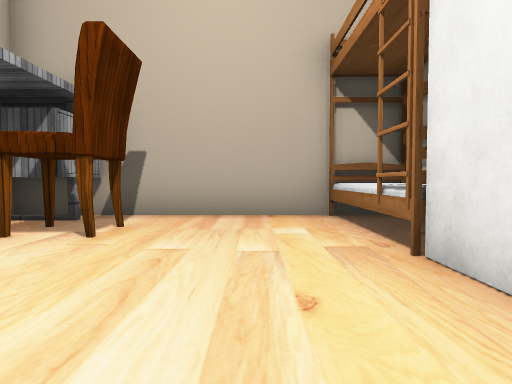
[1] (above)

19 first-person views from a walk through a 3-D level made in the Unity game engine. The camera is 1.2 m above the floor, tilts 2° down and sees 75° across. The floor is counted in squares, 2 m on a side. Each view is taken from the middle of a square. On the plan, view 1 faces up. The plan holds only what a view shows up to about 10 squares ahead; the rest is blank. The place goes on beyond the plan. The player character is not drawn. Door leaves are left out, so doorways stand open. Some surface patterns are stand-ins.

[2]
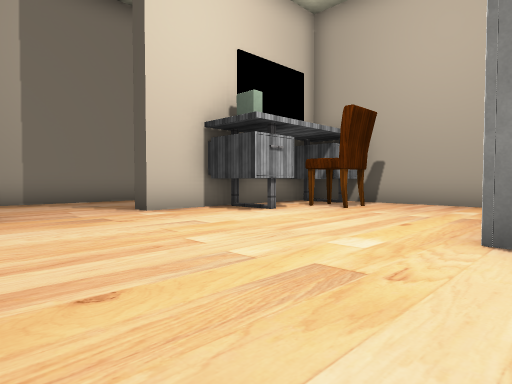

[3]
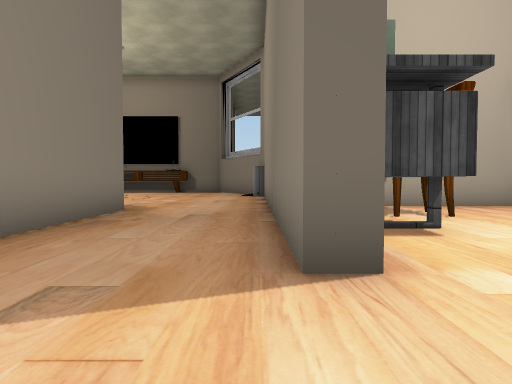

[4]
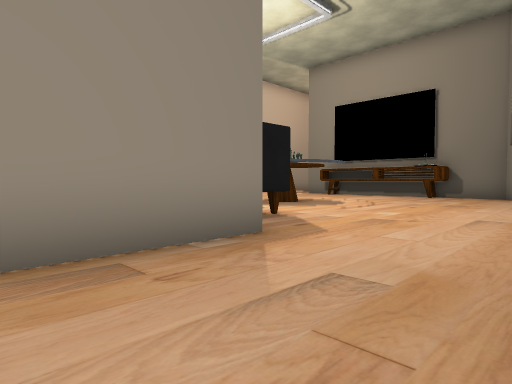

[5]
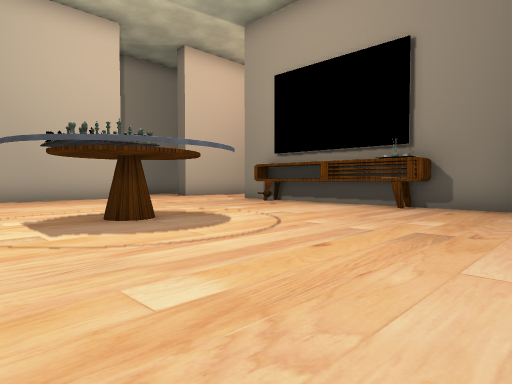

[6]
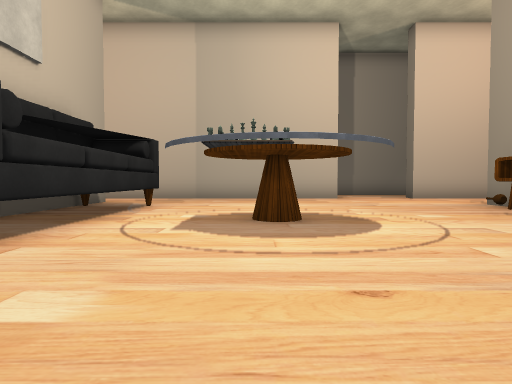

[7]
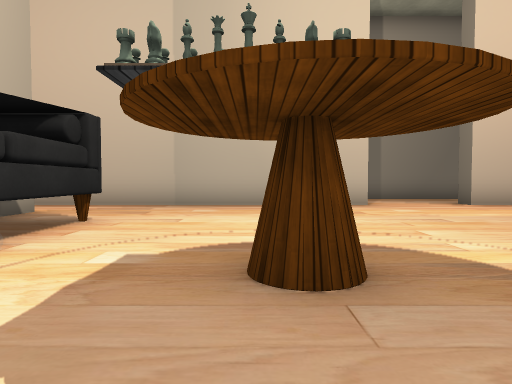

[8]
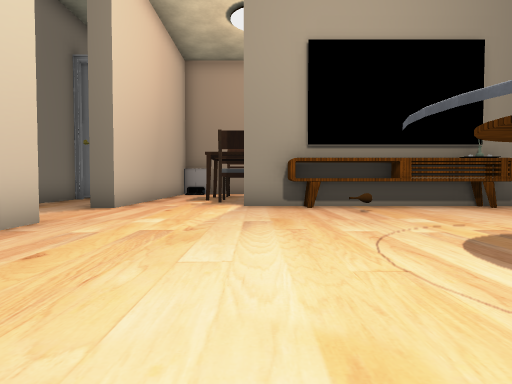

[9]
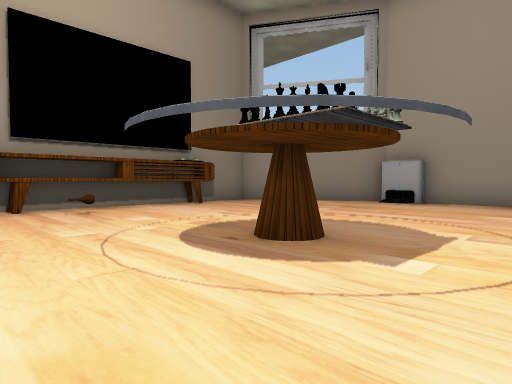

[10]
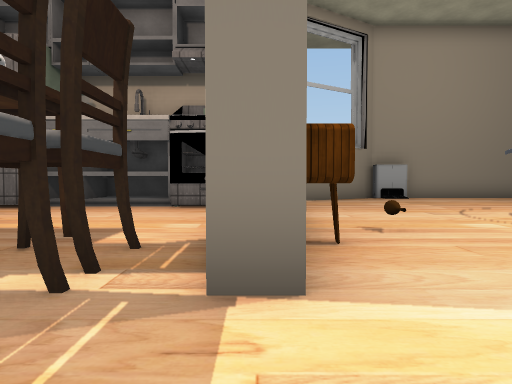

[11]
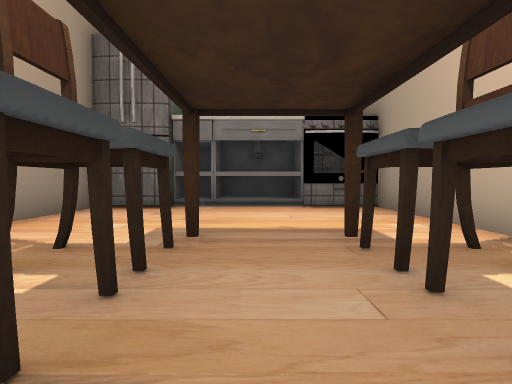

[12]
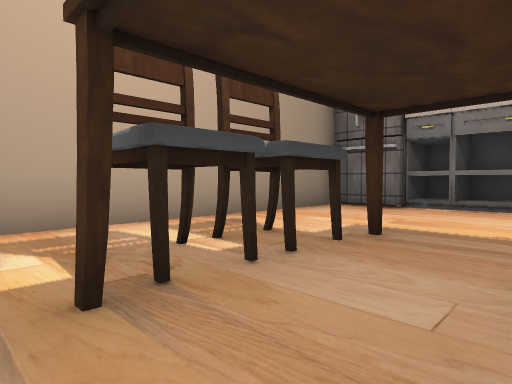

[13]
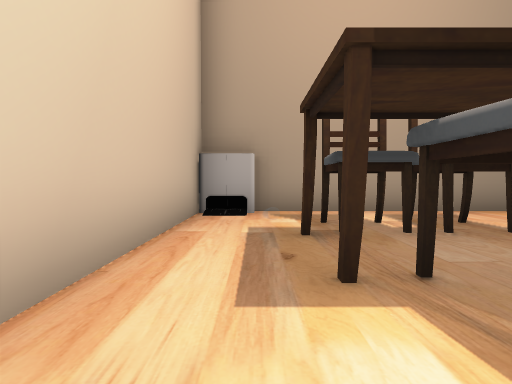

[14]
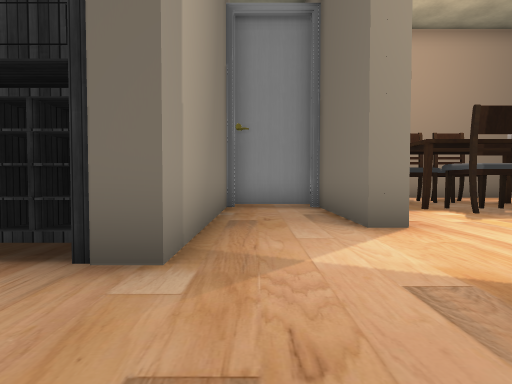

[15]
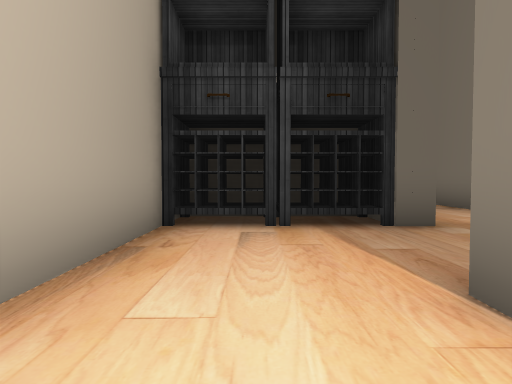

[16]
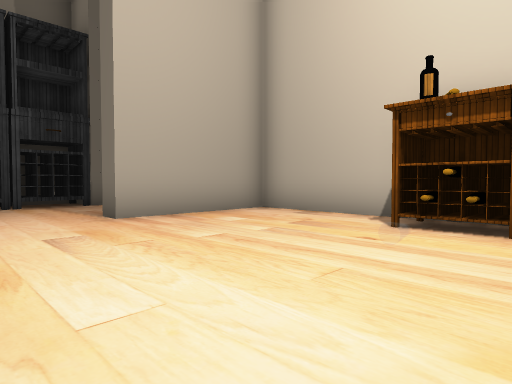

[17]
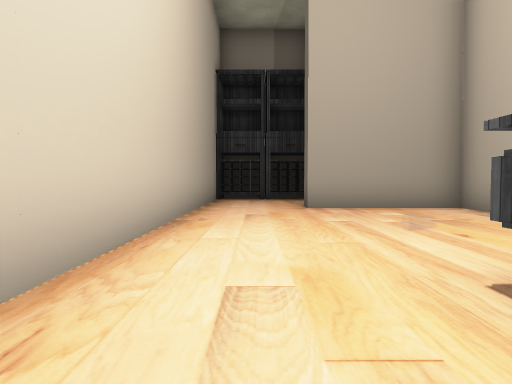

[18]
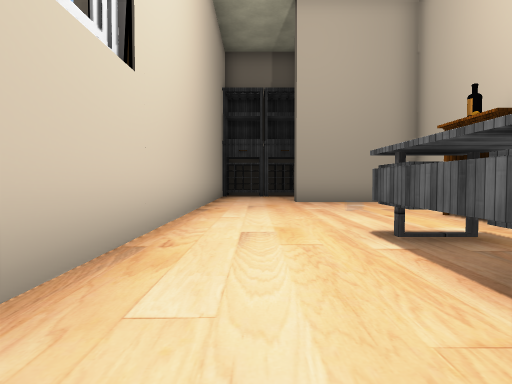

[19]
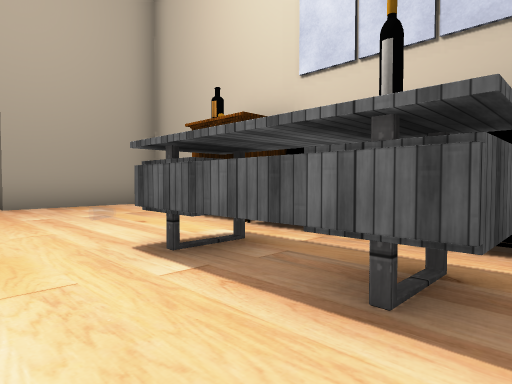

### Floor plan
Points are (right, up) in squares from view 1. A wall is a line through its corners. A room is listed if a view was taken in it or the views show most of it. See-through windows are left out.
Room 1 (views 1, 2, 3, 4, 5, 6, 7, 8, 9)
walls: (-7.7, 4.9) (-7.7, -1.7); (-4.2, 5) (-4.2, 3.9); (-4.2, 2.4) (-4.2, 0.1) (-4.7, 0.1) (-4.7, 10) (-5.1, 10) (-5.1, 11); (-4.7, 11.1) (-6.8, 14.7) (-14.3, 14.7); (-14.1, 6.7) (-8.8, 6.7) (-8.8, 5.9); (-3.4, 1.6) (-4.1, 1.6); (-8.5, 14.1) (-8.5, 14.8); (-10.9, 14.1) (-10.9, 14.8); (-8.4, 14.8) (-8.4, 14.2) (-13.3, 14.2) (-13.3, 14.6); (2.5, 5.7) (-3, 5.7); (-17.1, 11.8) (-17.1, 5.6); (-17.1, 14.2) (-17.6, 14.2) (-17.6, 17.6) (-19.7, 17.6) (-19.7, 12.3)
low walls: (-15.4, 4.8) (-11.5, 4.8)
ways out: opening at (-15.5, 15) to room 2; open door at (-8, 15) to room 2; opening at (-18, 12) to room 3; opening at (-16, 5)
objects: other object (-12, 8) to (-10, 11); other object (-12, 13); other object (-3, 2); other object (-2, 4); other object (2, 1) to (2, 3); other object (2, 4) to (2, 5)
Room 2 (views 10, 11, 12, 13)
walls: (-12.5, 15.3) (-8.5, 15.3); (-14.3, 14.7) (-14.3, 15.4); (-16, 21.1) (-17, 21.1); (-8.5, 16.9) (-8.5, 19.5); (-17.1, 21.4) (-17.1, 14.2); (-8.9, 21.5) (-16.1, 21.5); (-7.2, 19.1) (-7.2, 19.8)
ways out: opening at (-15.5, 15) to room 1; open door at (-8, 15) to room 1; open door at (-8.6, 18.3)
objects: other object (-15, 16) to (-15, 17); other object (-15, 19); other object (-14, 16) to (-13, 17); other object (-14, 19) to (-13, 19); other object (-8, 16); other object (-8, 20) to (-8, 21)
Room 3 (views 14, 15, 16, 17, 18, 19)
walls: (-17.6, 6.3) (-17.6, 9.2) (-20.9, 9.2) (-20.9, 9.8); (-19.7, 12.3) (-20.2, 12.3); (-23.2, 12.1) (-23.2, 1.5); (-20.4, 13.6) (-23.1, 13.6)
ways out: opening at (-18, 12) to room 1
objects: other object (-23, 13); other object (-22, 13) to (-21, 13); other object (-20, 2) to (-20, 4); other object (-18, 5)

Positions as (right, up) in squares from view 1, and headings:
1: (0, 0), facing up
2: (2, -3), facing up-left
3: (-5, -2), facing up
4: (-5, 2), facing up-left
5: (-6, 7), facing up-left
6: (-6, 9), facing left
7: (-9, 9), facing left
8: (-14, 7), facing up
9: (-14, 7), facing up-right
10: (-16, 15), facing right
11: (-16, 18), facing right
12: (-16, 17), facing up-right
13: (-16, 15), facing up
14: (-19, 10), facing up
15: (-22, 8), facing up
16: (-23, 4), facing up-right
17: (-22, 2), facing up
18: (-22, 0), facing up
19: (-22, 1), facing up-right
